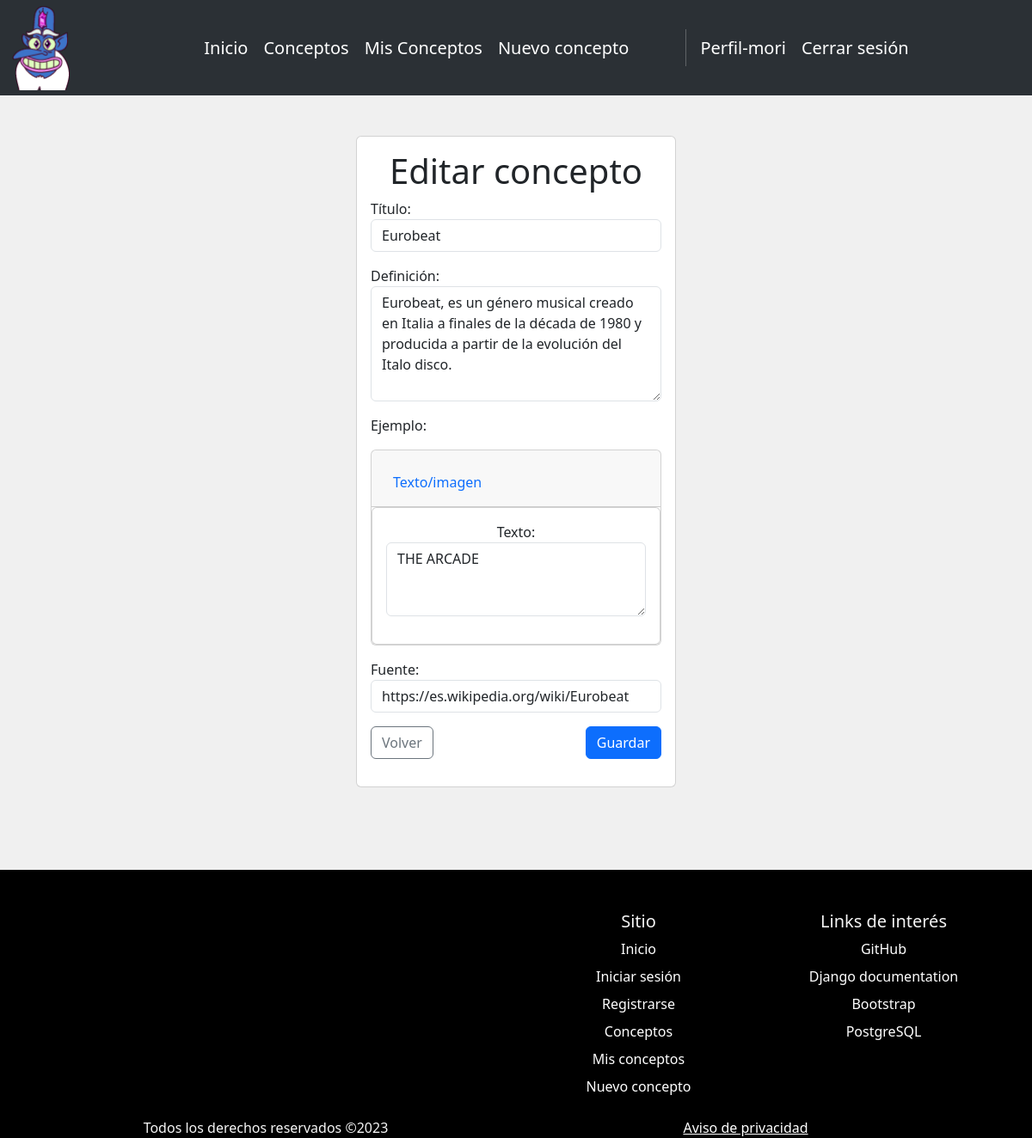
The page /defconcepts/77 (signed in) on the database its author committed.
### virtualdict/models.py (models this page shows, shortened)
class Concepts(models.Model):
    title = models.CharField(max_length=200)
    definition = models.TextField(default="")
    exampleText = models.TextField(null=True, blank=True)
    exampleImg = models.ImageField(upload_to='posts_img/',null=True, blank=True)
    source = models.CharField(max_length=500)
    user = models.ForeignKey(User, on_delete=models.CASCADE)

### virtualdict/views.py (the view, shortened to what this page needs)
# urls.py: path('defconcepts/<int:concept_id>',views.concept_detail,name="concept_detail"),
@login_required
def concept_detail(request, concept_id):
    if request.method == "GET":
        concept = get_object_or_404(Concepts, pk=concept_id, user=request.user)
        form = ConceptsForm(instance=concept)
        try:
            concept_img = concept.exampleImg.url
            return render(request, "concept_detail.html", {
                'concept_id': concept_id,
                'form': form,
                'concept_img': concept_img
            })
        except:
            return render(request, "concept_detail.html", {
                'concept_id': concept_id,
                'form': form,
            })

### virtualdict/forms.py
class ConceptsForm(forms.ModelForm):
    class Meta:
        model = Concepts
        fields = ['title', 'definition', 'exampleText', 'exampleImg', 'source']
        widgets = {
            'title':forms.TextInput(attrs={
                'class':'form-control',
                'placeholder':'Cheetos',
                'required':'True',
                'autofocus':'True'
            }),
            'definition':forms.Textarea(attrs={
                'class':'form-control',
                'placeholder':'Los cheetos son...',
                'cols':'10',
                'rows':'5',
                'required':'True'
            }),
            'exampleText':forms.Textarea(attrs={
                'class':'form-control',
                'placeholder':'Hay varios tipos de cheetos...',
                'cols':'10',
                'rows':'3',
            }),
            'source':forms.TextInput(attrs={
                'class':'form-control',
                'placeholder':'De los deseos',
            })
        }

### virtualdict/templates/concept_detail.html (shortened to what this page needs)
{% extends 'base.html' %}
{% block content %}
<main class="container py-5 mb-5">
    <section class="col-xl-4 col-lg-6 col-md-8  offset-xl-4 offset-lg-3 offset-md-2">
        <form method="post" class="card card-body" enctype="multipart/form-data">
                <h1 class="text-center">Editar concepto</h1>
            <div class="mb-3">
                <label for="title">Título:</label>
                {{ form.title }}
            </div>
            <div class="mb-3">
                <label for="definition">Definición:</label>
                {{ form.definition }}
            </div>
            <p>Ejemplo:</p>
            <div class="card text-center mb-3">
                <div class="card-header p-3">
                  <ul class="nav nav-tabs card-header-tabs">
                    <li class="nav-item">
                        <a class="nav-link" data-bs-toggle="collapse" href=".multi-collapse" role="button" aria-expanded="true" aria-controls="text" id="btntextimg">Texto/imagen</a>
                    </li>
                  </ul>
                </div>
                <div class="row">
                    <div class="col">
                        <div class="collapse show multi-collapse" id="text">
                            <div class="card card-body">
                                <div class="mb-3">
                                    <label for="exampleText">Texto:</label>
                                    {{ form.exampleText }}
                                </div>
                              </div>
                        </div>
                    </div>
                </div>
            </div>
            <div class="mb-3">
                <label for="source">Fuente:</label>
                {{ form.source }}
            </div>
            <div class="row justify-content-between">
                <div class="col-auto">
                    <a href="{% url 'defconcepts' %}" class="btn btn-outline-secondary">Volver</a>
                </div>
                <div class="col-auto">
                    <button type="submit" class="btn btn-primary" data-bs-color="">Guardar</button>
                </div>
            </div>
            <p class="card-text py-2">{{message}}</p>
        </form>
    </section>
</main>
{% endblock %}

### virtualdict/templates/base.html (shortened to what this page needs)
{% load static %}
<!DOCTYPE html>
<html lang="en">
<head>
    <link href="https://cdn.jsdelivr.net/npm/bootstrap@5.3.1/dist/css/bootstrap.min.css" rel="stylesheet">
    <link rel="stylesheet" href="https://cdn.jsdelivr.net/npm/bootstrap-icons@1.3.0/font/bootstrap-icons.css">
    <link rel="stylesheet" href="{% static 'styles.css' %}">
</head>
<head>
    <nav class="navbar navbar-expand-lg bg-body-tertiary fixed-top" data-bs-theme="dark" id="navbar">
        <div class="container-fluid">
            <a href="/">
                <img class="navbar-brand" src="{% static '/images/glossaryc_face_ico.png' %}" id="logo">
            </a>
          <div class="collapse navbar-collapse justify-content-center" id="navbarNav">
            <ul class="navbar-nav">
                <li class="nav-item">
                    <a class="nav-link" href=" {% url 'home' %} ">Inicio</a>
                </li>
                <li class="nav-item">
                    <a class="nav-link" href="{% url 'concepts' %}">Conceptos</a>
                </li>
                {% if user.is_authenticated %}
                    <li class="nav-item">
                        <a class="nav-link" href="{% url 'defconcepts' %}">Mis Conceptos</a>
                    </li>
                    <li class="nav-item">
                        <a class="nav-link" href="{% url 'newconcept' %}">Nuevo concepto</a>
                    </li>
                {% endif %}
            </ul>
            <div class="ms-5">
                <ul class="navbar-nav">
                    <li class="nav-item py-2 py-lg-1 col-12 col-lg-auto">
                    </li>
                    {% if user.is_authenticated %}
                    <li class="nav-item">
                        <a class="nav-link" href="{% url 'profile' user.username %}">Perfil-{{user.username}}</a>
                    </li>
                    <li class="nav-item">
                        <a class="nav-link" href="{% url 'logout' %}">Cerrar sesión</a>
                    </li>
                    {% endif %}
                </ul>
              </div>
          </div>
        </div>
      </nav>
</head>
<body class="bcolor d-flex flex-column min-vh-100">
    {% block content %}
    {% endblock %}
</body>
<footer class="mt-auto" id="foot">
    <div class="container">
        <div class="row">
            <div class="col mb-3">
            </div>
              <div class="col mb-3">
              </div>
              <div class="col mb-3">
                <h5>Sitio</h5>
                <ul class="nav flex-column">
                  <li class="nav-item mb-2"><a href="{% url 'home' %}" class="nav-link p-0">Inicio</a></li>
                  <li class="nav-item mb-2"><a href="{% url 'login' %}" class="nav-link p-0">Iniciar sesión</a></li>
                  <li class="nav-item mb-2"><a href="{% url 'register' %}" class="nav-link p-0">Registrarse</a></li>
                  <li class="nav-item mb-2"><a href="{% url 'concepts' %}" class="nav-link p-0">Conceptos</a></li>
                  {% if user.is_authenticated %}
                    <li class="nav-item mb-2"><a href="{% url 'defconcepts' %}" class="nav-link p-0">Mis conceptos</a></li>
                    <li class="nav-item mb-2"><a href="{% url 'newconcept' %}" class="nav-link p-0">Nuevo concepto</a></li>
                  {% endif %}
                </ul>
              </div>
              <div class="col mb-3">
                <h5>Links de interés</h5>
                <ul class="nav flex-column">
                  <li class="nav-item mb-2"><a href="https://github.com/xinrin/django-glossaryck" target="_blank" class="nav-link p-0">GitHub</a></li>
                  <li class="nav-item mb-2"><a href="https://docs.djangoproject.com/en/4.2/" target="_blank" class="nav-link p-0">Django documentation</a></li>
                  <li class="nav-item mb-2"><a href="https://getbootstrap.com/" target="_blank" class="nav-link p-0">Bootstrap</a></li>
                  <li class="nav-item mb-2"><a href="https://www.postgresql.org/" target="_blank" class="nav-link p-0">PostgreSQL</a></li>
                </ul>
              </div>
        <div class="row">
            <div class="col-lg-6">
                <p style="margin-bottom: 0;">Todos los derechos reservados ©2023</p>
            </div>
                <div class="col-lg-6">
                    <a href="#" style="margin-bottom: 0;">Aviso de privacidad</a>
                </div>
        </div>
    </div>
</footer>
</html>

### virtualdict/static/styles.css (style rules this page uses)
body { padding-top: 110px; }
footer { text-align: center; background-color: black; color: whitesmoke !important; }
.bcolor { background-color: #f0f0f0; }
#navbar { padding: 1px 1px; transition: 0.3s; width: 100%; }
#navbar a,span { float: left; color: white; text-align: center; padding-right: 10px; text-decoration: none; font-size: 20px; line-height: 35px; border-radius: 4px; }
#navbar #logo { height: auto; width: 70px; transition: 0.4s; }
#foot a { color: white; }

### rows shown on the page
Concepts: title "Eurobeat", definition "Eurobeat, es un género musical creado en Italia a finales de la década de 1980 y producida a partir de la evolución del Italo disco.", exampleText "THE ARCADE", source "https://es.wikipedia.org/wiki/Eurobeat"

### other values the page prints
{{ user.username }} "mori"
